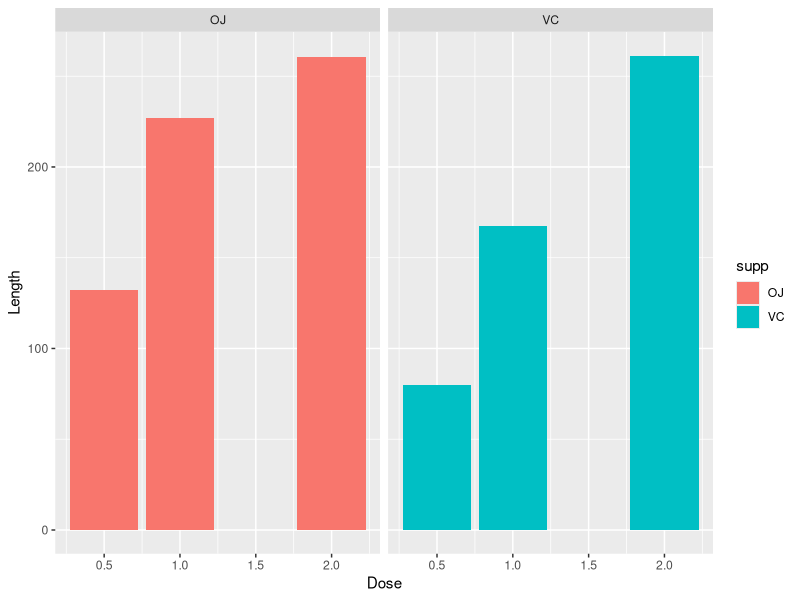
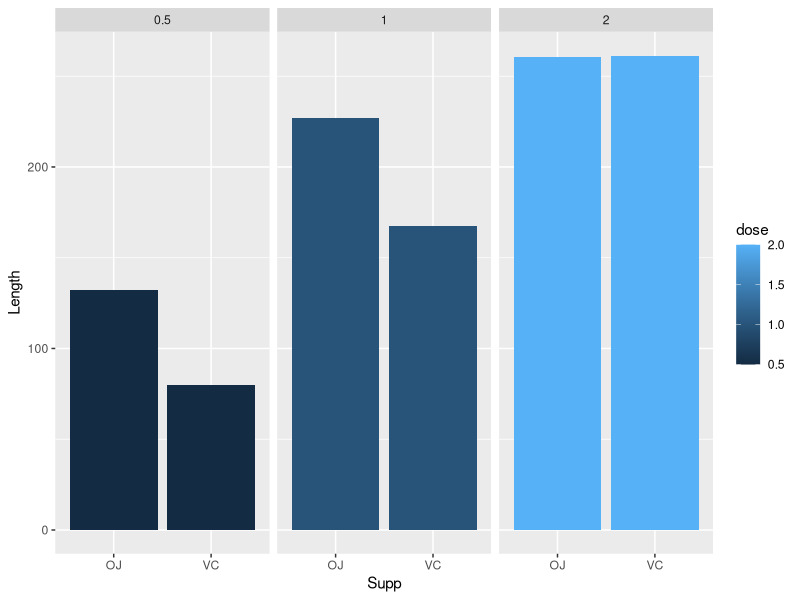

These figures' R source, in order:
library(datasets)
data(ToothGrowth)
str(ToothGrowth)
summary(ToothGrowth)

library(ggplot2)
ggplot(data=ToothGrowth, aes(x=dose, y=len, fill=supp)) +
  geom_bar(stat="identity",) +
  facet_grid(. ~ supp) +
  xlab("Dose") +
  ylab("Length")
pngFileName = "C:/Amin/Coursera/StatisticalInference/plot2.png"
dev.copy(png, pngFileName, width = 480, height = 480, units = "px")
dev.off()
ggplot(data=ToothGrowth, aes(x=supp, y=len, fill=dose)) +
  geom_bar(stat="identity",) +
  facet_grid(. ~ dose) +
  xlab("Supp") +
  ylab("Length")
pngFileName = "C:/Amin/Coursera/StatisticalInference/plot3.png"
dev.copy(png, pngFileName, width = 480, height = 480, units = "px")
dev.off()